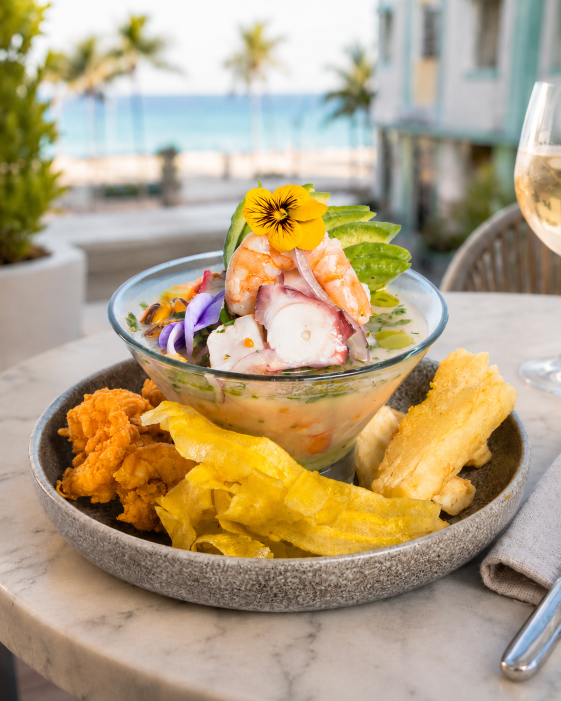
#> input picture assets/img/pics from clients/Ceviche trifásico.png, 1122 x 1402 px, given in place of SIN PERSONAS.png, which was not available (shown at 1/2 size)
$ python check_match.py
#> lines starting #> are read from the running program, lines starting #| are printed output that depends on the picture
from PIL import Image
import numpy as np

sin = Image.open('assets/img/pics from clients/SIN PERSONAS.png')
#> sin is the input picture: PIL image 1122x1402 RGB; mean R, G, B 178.8, 160.8, 129.4
print("SIN PERSONAS size:", sin.size)
#| SIN PERSONAS size: (1122, 1402)
# Compare top-right corner or resized similarity
sin_thumb = sin.resize((300, 200))
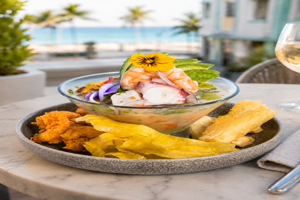
#> sin_thumb: PIL image 300x200 RGB; mean R, G, B 178.8, 160.8, 129.4
sin_thumb.save('scratch/sin_thumb.jpg')

night = Image.open('assets/img/pics from clients/night.png')
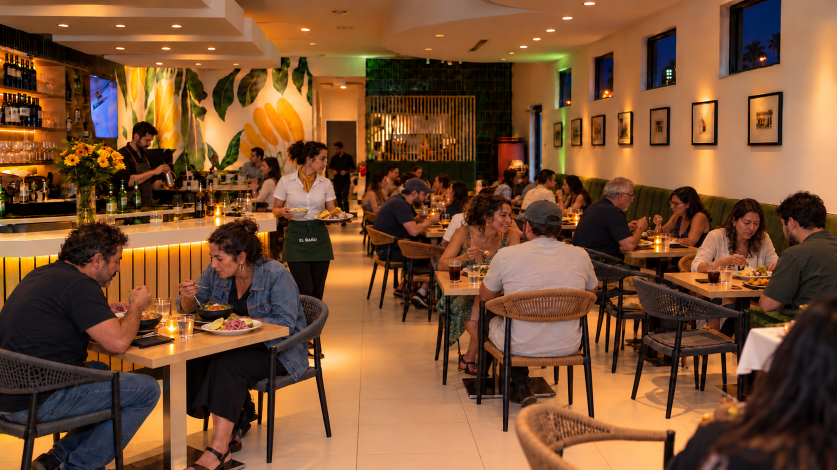
#> input picture assets/img/pics from clients/night.png, 1673 x 940 px, found by its file name (shown at 1/2 size)
#> night is the input picture: PIL image 1673x940 RGB; mean R, G, B 123.1, 81.5, 50.5
print("night size:", night.size)
#| night size: (1673, 940)
night_thumb = night.resize((300, 200))
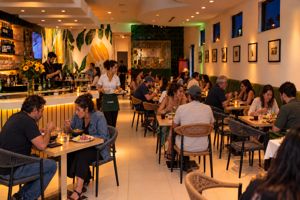
#> night_thumb: PIL image 300x200 RGB; mean R, G, B 123.1, 81.5, 50.5
night_thumb.save('scratch/night_thumb.jpg')

el_bar = Image.open('assets/img/pics from clients/EL BAR.png')
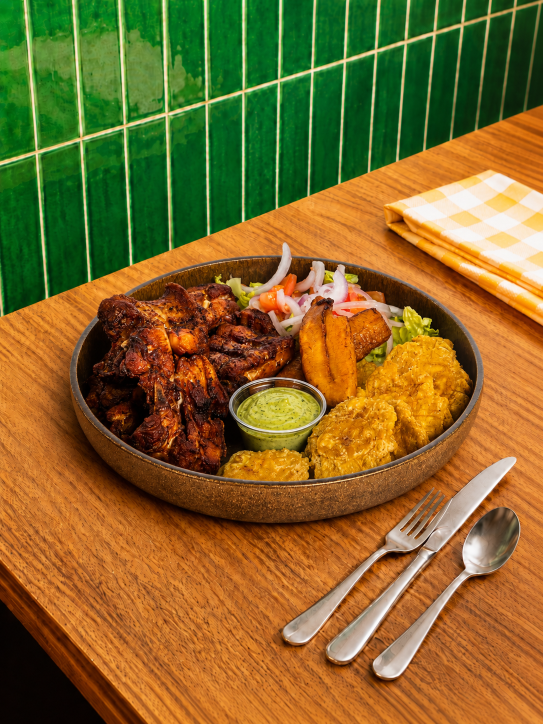
#> input picture assets/img/pics from clients/Fritada.png, 1086 x 1448 px, given in place of EL BAR.png, which was not available (shown at 1/2 size)
#> el_bar is the input picture: PIL image 1086x1448 RGB; mean R, G, B 130.8, 104.1, 41.7
print("EL BAR size:", el_bar.size)
#| EL BAR size: (1086, 1448)
el_bar_thumb = el_bar.resize((300, 200))
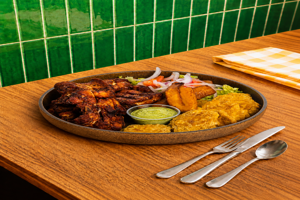
#> el_bar_thumb: PIL image 300x200 RGB; mean R, G, B 130.8, 104.1, 41.7
el_bar_thumb.save('scratch/el_bar_thumb.jpg')

venue_dining = Image.open('assets/img/atmosphere/venue-dining.jpg')
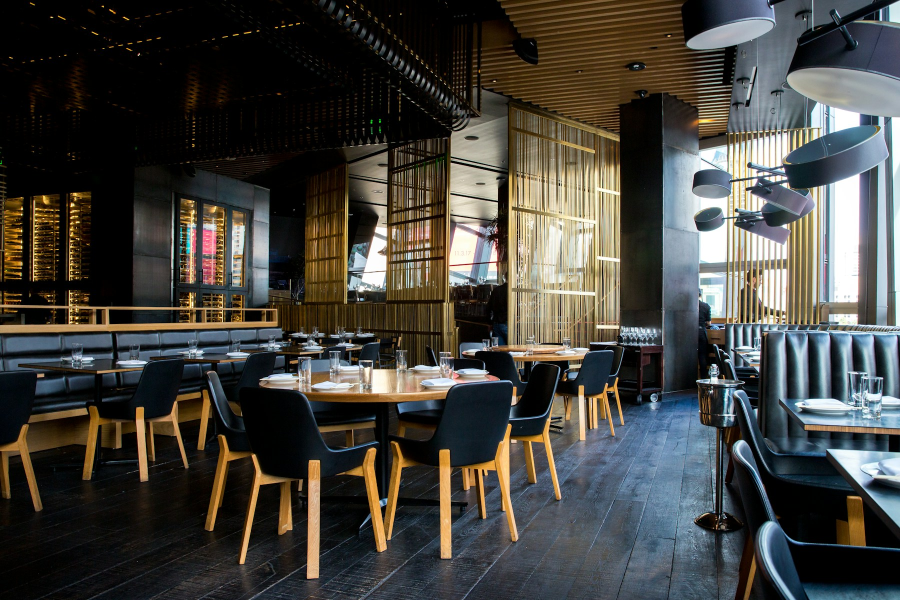
#> input picture assets/img/atmosphere/venue-dining.jpg, 1800 x 1200 px, found by its file name (shown at 1/2 size)
#> venue_dining is the input picture: PIL image 1800x1200 RGB; mean R, G, B 68.9, 67.5, 62.3
venue_dining_thumb = venue_dining.resize((300, 200))
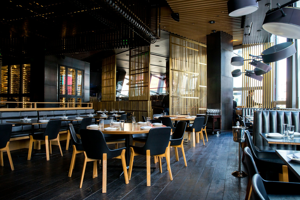
#> venue_dining_thumb: PIL image 300x200 RGB; mean R, G, B 69, 67.5, 62.3
venue_dining_thumb.save('scratch/venue_dining_thumb.jpg')

print("Saved thumbnails to scratch/")
